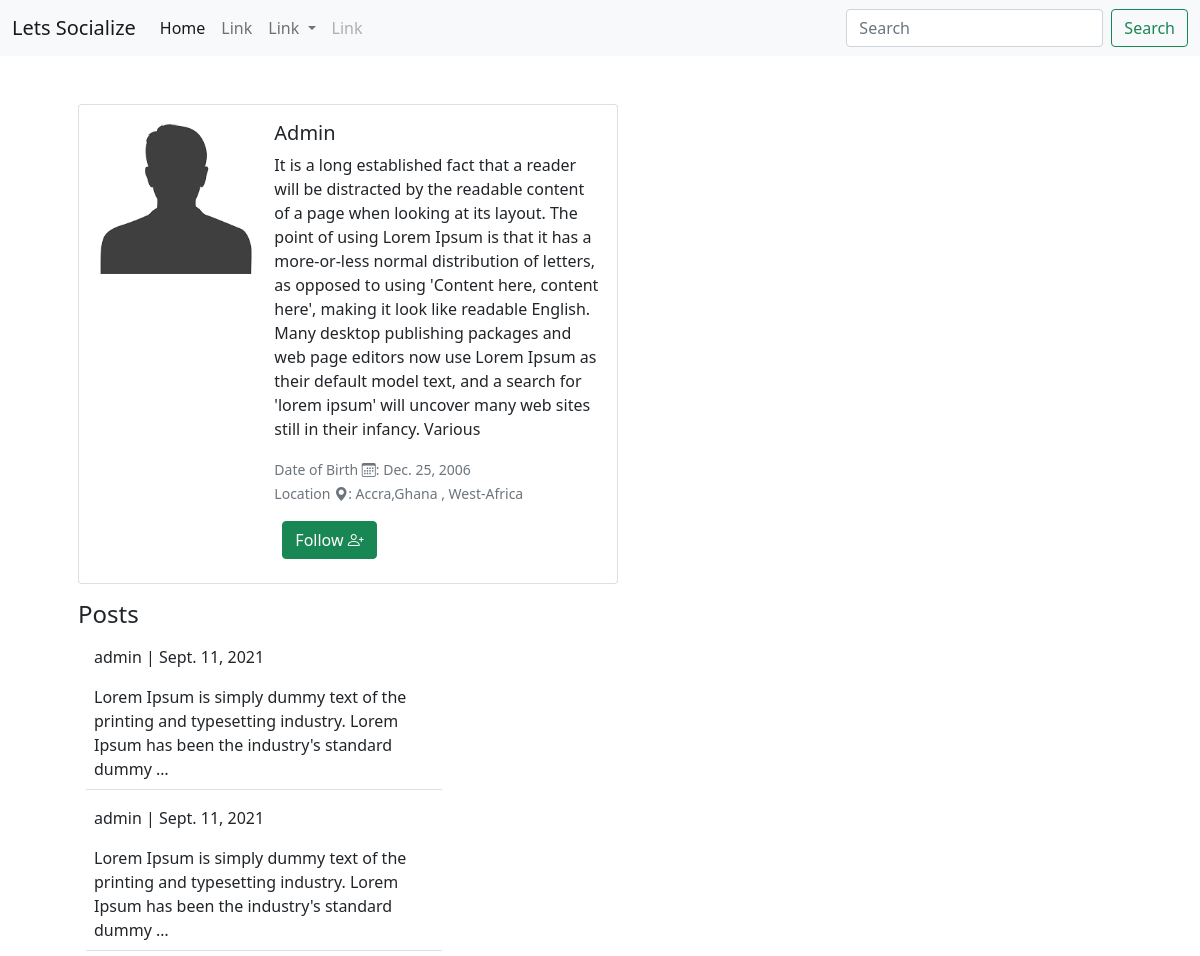
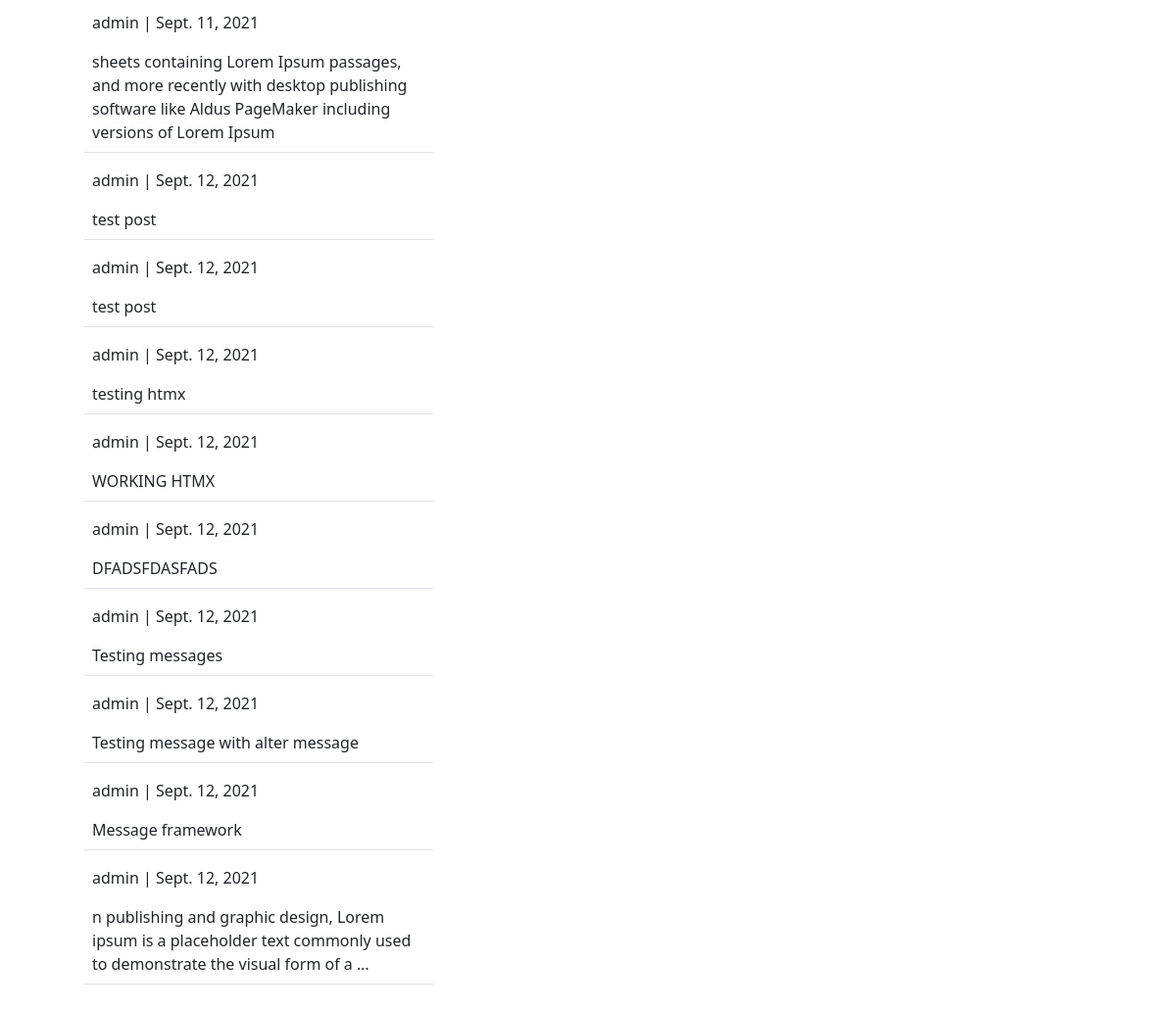
The app's page /social/profile/1/ with its own data (2 pictures, top to bottom).
### social/models.py (models this page shows)
class UserProfile(models.Model):
  user = models.OneToOneField(User,primary_key=True, verbose_name='user', related_name='profile', on_delete=models.CASCADE)
  name = models.CharField(max_length=30, blank=True, null=True)
  bio  = models.TextField(max_length=500, blank=True, null=True)
  birth_date = models.DateField(null=True, blank=True)
  location   = models.CharField(max_length=50, blank=True, null=True)
  followers  = models.ManyToManyField(User,related_name='followers', blank=True)
  picture = models.ImageField(upload_to='uploads/profile_pictures', default='uploads/profile_pictures/images.jpg', blank=True)

class Post(models.Model):
  body = models.TextField()
  created_on = models.DateField(default=datetime.now)
  author = models.ForeignKey(User, on_delete=models.CASCADE)

### social/views.py (the view)
# urls.py: path('profile/<int:pk>/',views.Profile,name="profile"),
def Profile(request, pk):
  profile = UserProfile.objects.get(user_id=pk)
  user = profile.user
  posts = Post.objects.filter(author=user).order_by('created_on')
  context = {
    'user':user,
    'profile':profile,
    'posts':posts
  }
  return render(request, 'social/profile.html',context)

### templates/social/profile.html (shortened to what this page needs)
{% extends 'base.html' %}
{%  block content %}
<div class="container">
  <div class="row ">
    <div class="col-md-8 m-4 p-4">
      <div class="card mb-3" style="max-width: 540px;">
        <div class="row g-0">
          <div class="col-md-4">
            <img src="{{ profile.picture.url }}" class=" m-2 p-2 img-fluid rounded-start"  alt="...">
          </div>
          <div class="col-md-8">
            <div class="card-body">
              {% if profile.name %}
              <h5 class="card-title">{{ profile.name }}</h5>
              {% endif %}
              {% if profile.bio %}
              <p class="card-text">{{ profile.bio }}</p>
              {% endif %}
              <p class="card-text">
                {% if profile.birth_date %}
                <small class=" text-muted">
                   Date of Birth <i class="bi bi-calendar3"></i>: {{ profile.birth_date }}
                </small>
                {% endif %}
                <br>
                {% if profile.location%}
                <small class="text-muted">
                  Location <i class="bi bi-geo-alt-fill"></i>: {{ profile.location }}
                </small>
                {% endif %}
              </p>
              <form action="" method=""  class="m-2">
                <button type="submit" type="button" class="btn btn-success" name="profile_id" value="{{ object.id }}">  Follow <i class="bi bi-person-plus"></i> </button>
              </form>
            </div>
          </div>
        </div>
      </div>
     <h4> Posts </h4>
      {% if posts %}
      {% for post in posts %}
      <div  class="col-md-6 border-bottom m-2 p-2">
        <a class="text-decoration-none link-dark " href="{% url 'social:post_detail' post.id %}">
           <p>{{ post.author }} | {{ post.created_on }} </p>
          {{ post.body | truncatewords:20 }}
        </a>
      </div>
      {% endfor %}
      {% endif %}
    </div>
    </div>
  </div>
{% endblock %}

### records on screen
UserProfile: picture (placeholder picture), name "Admin", bio "It is a long established fact that a reader will be distracted by the readable content of a page when looking at its layout. The point of using Lorem Ipsum is that it has a more-or-less normal distribution of letters, as opposed to using 'Content here, content here', making it look like readable English. Many desktop publishing packages and web page editors now use Lorem Ipsum as their default model text, and a search for 'lorem ipsum' will uncover many web sites still in their infancy. Various", birth_date "Dec. 25, 2006", location "Accra,Ghana , West-Africa"
Post: author "admin", created_on "Sept. 11, 2021", body "Lorem Ipsum is simply dummy text of the printing and typesetting industry. Lorem Ipsum has been the industry's standard dummy …"
Post: author "admin", created_on "Sept. 11, 2021", body "Lorem Ipsum is simply dummy text of the printing and typesetting industry. Lorem Ipsum has been the industry's standard dummy …"
Post: author "admin", created_on "Sept. 11, 2021", body "sheets containing Lorem Ipsum passages, and more recently with desktop publishing software like Aldus PageMaker including versions of Lorem Ipsum"
Post: author "admin", created_on "Sept. 12, 2021", body "test post"
Post: author "admin", created_on "Sept. 12, 2021", body "test post"
Post: author "admin", created_on "Sept. 12, 2021", body "testing htmx"
Post: author "admin", created_on "Sept. 12, 2021", body "WORKING HTMX"
Post: author "admin", created_on "Sept. 12, 2021", body "DFADSFDASFADS"
Post: author "admin", created_on "Sept. 12, 2021", body "Testing messages"
Post: author "admin", created_on "Sept. 12, 2021", body "Testing message with alter message"
Post: author "admin", created_on "Sept. 12, 2021", body "Message framework"
Post: author "admin", created_on "Sept. 12, 2021", body "n publishing and graphic design, Lorem ipsum is a placeholder text commonly used to demonstrate the visual form of a …"
